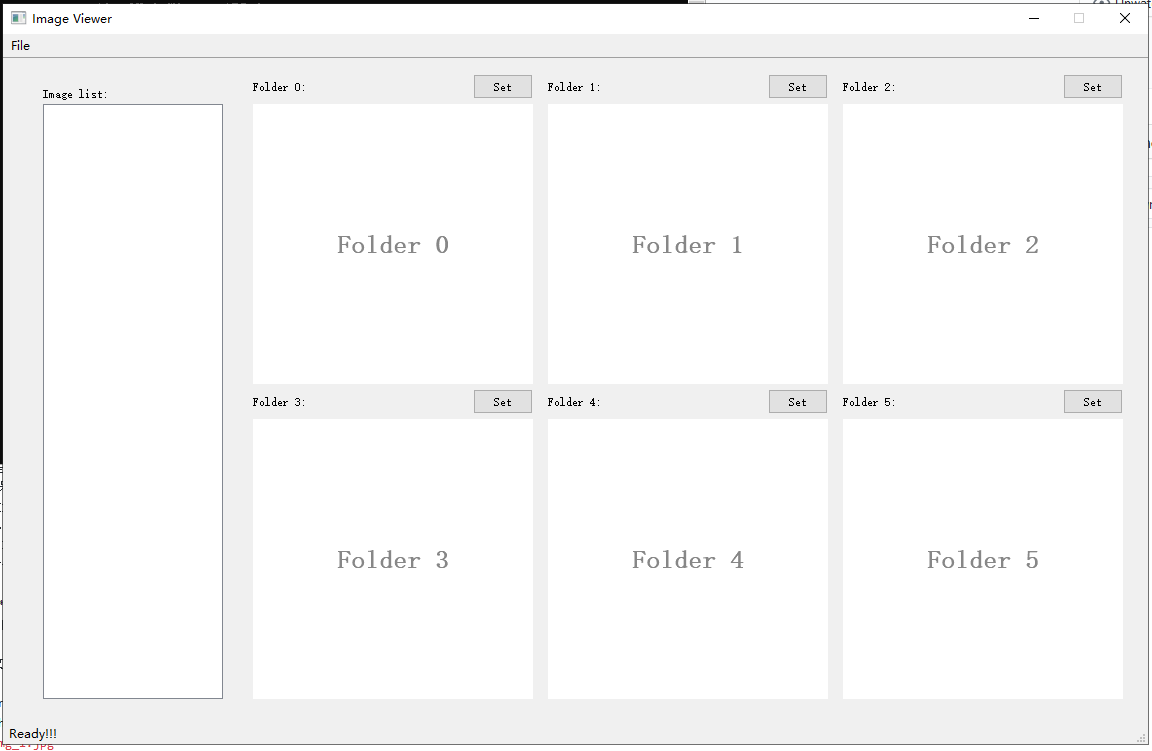

Source code (Python):
import sys
from PyQt5.QtWidgets import *
from PyQt5.QtGui import *
from PyQt5.QtCore import *
from load_win import *

from math import *
from shutil import *
import numpy as np
import os
from PIL import Image


class Example(QMainWindow):
    def __init__(self):
        super().__init__()
        
        screenRect = QApplication.desktop().screenGeometry()
        self.sh = screenRect.height()
        self.sw = screenRect.width()
        
        self.num_fold = 4
        self.folders = None
        self.img_list = None
        self.num_img = 0
        self.ex_setting = None
        
        self.listview = None
        self.setWindowTitle('Image Viewer')  
        self.lbls = []
        self.f_names = []
        self.initUI()

        
    def initUI(self):
        self.row = floor(sqrt(self.num_fold))
        self.col = ceil(self.num_fold /self.row)
        
        self.img_size = 280
        self.pad = 30

        win_w = 260 + self.col * (self.img_size + self.pad)
        win_h = 80 + self.row * (self.img_size + self.pad)
        self.setGeometry((self.sw - win_w) // 2, (self.sh - win_h) // 2, win_w, win_h)
        #self.setGeometry(20, 50, win_w, win_h)
        self.adjustSize()
        self.setFixedSize(win_w, win_h)
        
        self.statusBar().showMessage('Ready!!!')
        
        # main menu
        setAct = QAction('Setting', self)
        setAct.setStatusTip('Set number of folders')
        #setAct.triggered.connect(self.child_show)
        setAct.triggered.connect(lambda: self.child_show(SetNumber))
        
        loadAct = QAction('Load', self)
        loadAct.setStatusTip('Select image folders')
        #loadAct.triggered.connect(self.child_show)
        loadAct.triggered.connect(lambda: self.child_show(LoadWindow))
        
        self.exsetAct = QAction('Export Settings', self)
        self.exsetAct.setStatusTip('Export the selected images to target folder')
        self.exsetAct.triggered.connect(lambda: self.child_show(ExportSetting))
        self.exsetAct.setEnabled(False)

        self.exportAct = QAction('Export', self)
        self.exportAct.setShortcut("S")
        self.exportAct.setStatusTip('Export the selected images to target folder')
        #loadAct.triggered.connect(self.child_show)
        self.exportAct.triggered.connect(self.export)
        self.exportAct.setEnabled(False)

        exitAct = QAction(QIcon('exit.png'), '&Exit', self)
        #exitAct.setShortcut('Ctrl+Q')
        exitAct.setStatusTip('Exit application')
        exitAct.triggered.connect(qApp.quit)

        menubar = self.menuBar()
        menubar.clear()
        fileMenu = menubar.addMenu('&File')
        fileMenu.addAction(setAct)
        fileMenu.addAction(loadAct)
        fileMenu.addAction(self.exsetAct)
        fileMenu.addAction(self.exportAct)
        fileMenu.addAction(exitAct)
        
        
        list_lbl = QLabel(self)
        list_lbl.setGeometry(40, 50, 180, 20)
        list_lbl.setText('Image list:')
        
        if self.listview is None:
            #self.listview.deleteLater()
            self.listview = QListWidget(self)
            self.listview.clicked.connect(self.checkItem)
        self.listview.setGeometry(40, 70, 180, self.row * (self.img_size + self.pad) - self.pad)
        #self.layout().addWidget(self.listview)
        
        old_num = len(self.lbls)
        if old_num < self.num_fold:
            for i in range(self.num_fold):
                if i >= old_num:
                    lbl = QLabel(self)
                    f_name = QLabel(self)
                    
                    lbl.setStyleSheet("QLabel{background:white;}"
                                      "QLabel{color:rgb(0,0,0,120);font-size:25px;font-weight:bold;font-family:宋体;}"
                                     )
                    lbl.setAlignment(Qt.AlignCenter)
                    lbl.setText('Folder {}'.format(i))
                    lbl.mouseMoveEvent = self.mouseMove
                    #lbl.installEventFilter(self.mouseMoveEvent(self))
                    #lbl.moved.connect(self.mouseMoveEvent)
                    
                    x = i % self.col
                    y = i // self.col
                    lbl.setGeometry(x * (self.img_size + self.pad) + 250, y * (self.img_size + self.pad) + 70, self.img_size, self.img_size)
                    
                    f_name.setText('Folder {}:'.format(i))
                    f_name.setGeometry(x * (self.img_size + self.pad) + 250, y * (self.img_size + self.pad) + 50, 60, 20)
                    
                    self.lbls.append(lbl)
                    self.f_names.append(f_name)
                    
                    self.layout().addWidget(lbl)
                    self.layout().addWidget(f_name)
                
                else:
                    lbl = self.lbls[i]
                    f_name = self.f_names[i]
                    
                    x = i % self.col
                    y = i // self.col
                    lbl.setGeometry(x * (self.img_size + self.pad) + 250, y * (self.img_size + self.pad) + 70, self.img_size, self.img_size)
                    
                    f_name.setText('Folder {}:'.format(i))
                    f_name.setGeometry(x * (self.img_size + self.pad) + 250, y * (self.img_size + self.pad) + 50, 60, 20)
        else:
            for i in range(old_num):
                lbl = self.lbls[i]
                f_name = self.f_names[i]
                if i < self.num_fold:
                    x = i % self.col
                    y = i // self.col
                    lbl.setGeometry(x * (self.img_size + self.pad) + 250, y * (self.img_size + self.pad) + 70, self.img_size, self.img_size)
                    
                    f_name.setText('Folder {}:'.format(i))
                    f_name.setGeometry(x * (self.img_size + self.pad) + 250, y * (self.img_size + self.pad) + 50, 60, 20)
                else:
                    lbl.deleteLater()
                    f_name.deleteLater()

            self.lbls = self.lbls[:self.num_fold]
            self.f_names = self.f_names[:self.num_fold]
        
        self.show()
        
    def checkItem(self, index):
        self.show_img(self.folders, index.data())

    def child_show(self, window):
        if window.__name__ == 'SetNumber':
            self.s_load = window(self.num_fold)
            self.s_load.set_number.connect(self.set_number)
            self.s_load.show()
        elif window.__name__ == 'LoadWindow':
            self.w_load = window(self.num_fold, self.folders, self.img_list, self.num_img)
            self.w_load.window_close_signal.connect(self.get_folds)
            self.w_load.show()
        elif window.__name__ == 'ExportSetting':
            self.e_load = window(self.ex_setting, self.folders)
            self.e_load.getSettings.connect(self.set_export)
            self.e_load.show()
        
    def set_number(self):
        self.num_fold = self.s_load.num_fold
        self.initUI()
    
    def get_folds(self):
        self.folders = self.w_load.folds
        self.img_list = self.w_load.img_list
        self.num_img = self.w_load.num_img
        
        if self.folders[0] == '' or not self.num_img:
            return
        
        self.listview.clear()
        self.listview.addItems(self.img_list)
        self.listview.setCurrentRow(0)
        
        self.show_img(self.folders, self.img_list[0])
        self.statusBar().showMessage('Load image complete!')
        
        self.exportAct.setEnabled(True)
        self.exsetAct.setEnabled(True)
        
        if self.ex_setting is None:
            self.ex_setting = {'path': os.path.dirname(self.folders[0]), 'rename': False, 'eps': False}

    def set_export(self):
        self.ex_setting = self.e_load.result

    def show_img(self, folds, name):
        assert len(folds) == self.num_fold
        for i, fold in enumerate(folds):
            if fold == '':
                continue
            self.f_names[i].setText(fold.split('/')[-1] + ':')
            path = os.path.join(fold, name)
            if not os.path.exists(path):
                self.lbls[i].setText('No Image!')
                continue
            
            scaledPixmap = QPixmap(path).scaled(QSize(self.img_size, self.img_size))
            self.lbls[i].setPixmap(scaledPixmap)

    def keyPressEvent(self, event):
        # 1677723 4-7 左上右下
        if event.key() == 16777234:
            # left
            sel_idx = self.listview.currentRow()
            if sel_idx > 0:
                sel_idx -= 1
            self.show_img(self.folders, self.img_list[sel_idx])
            self.listview.setCurrentRow(sel_idx)
            
            msg = 'total image: {}, now: {} .'.format(self.num_img, sel_idx)
            self.statusBar().showMessage(msg)
            
        if event.key() == 16777236:
            # right
            sel_idx = self.listview.currentRow()
            if sel_idx < (self.num_img - 1):
                sel_idx += 1
            self.show_img(self.folders, self.img_list[sel_idx])
            self.listview.setCurrentRow(sel_idx)
            
            msg = 'total image: {}, now: {} .'.format(self.num_img, sel_idx)
            self.statusBar().showMessage(msg)

    def mouseMove(self, e):
        x = e.pos().x()
        y = e.pos().y()

        gx = e.globalPos().x()
        gy = e.globalPos().y()
        ind_x = (gx - 770) // (self.img_size + self.pad) # = x *  + 250+ m 
        ind_y = (gy - 260) // (self.img_size + self.pad) # + 70 + m
        index = np.clip(self.col * ind_y + ind_x, 0, self.num_fold-1)
        
        #pix = self.lbls[index].pixmap()
        #val = pix.toImage().pixel(x, y)
        #colors = QColor(val).getRgbF()
        #print(colors)
        #self.statusBar().showMessage('x: {}, y: {}, Value: {}.'.format(x, y, val))
        #print(gx, gy, index)

        x = 0 if x < 0 else x
        y = 0 if y < 0 else y
        x = self.img_size - 1 if x > self.img_size - 1 else x
        y = self.img_size - 1 if y > self.img_size - 1 else y


        for i in range(self.num_fold):
            pix = self.lbls[i].pixmap()
            if pix is None:
                continue
            im = pix.toImage()
            value = qRgb(255, 255, 0)
            
            im.setPixel(x-1, y-1, value)
            im.setPixel(x-1, y  , value)
            im.setPixel(x-1, y+1, value)
            im.setPixel(x  , y-1, value)
            im.setPixel(x  , y  , value)
            im.setPixel(x  , y+1, value)
            im.setPixel(x+1, y-1, value)
            im.setPixel(x+1, y  , value)
            im.setPixel(x+1, y+1, value)
            
            
            self.lbls[i].setPixmap(QPixmap.fromImage(im))
    
    def export(self):
        main_path = os.path.join(self.ex_setting['path'], 'comparison')
        if not os.path.exists(main_path):
            os.mkdir(main_path)
        
        for i, fold in enumerate(self.folders):
            if fold != '':
                method = fold.split('/')[-1]
                method_path = os.path.join(main_path, method)
                if not os.path.exists(method_path):
                    os.mkdir(method_path)
                
                img_name = self.listview.selectedItems()[0].text()
                src_path = os.path.join(fold, img_name)
                
                num_img = len(os.listdir(method_path))
                img_tag, suffix = img_name.split('.')
                img_tag = str(num_img) if self.ex_setting['rename'] else img_tag
                suffix = 'eps' if self.ex_setting['eps'] else suffix
                img_name = '{}.{}'.format(img_tag, suffix)
                tar_path = os.path.join(method_path, img_name)
                
                if self.ex_setting['eps']:
                    im = Image.open(src_path)
                    im.save(tar_path, 'EPS')

                else:
                    copyfile(src_path, tar_path)

if __name__ == '__main__':
    app = QApplication(sys.argv)
    app.setStyle('WindowsXP')
    ex = Example()
    sys.exit(app.exec_())